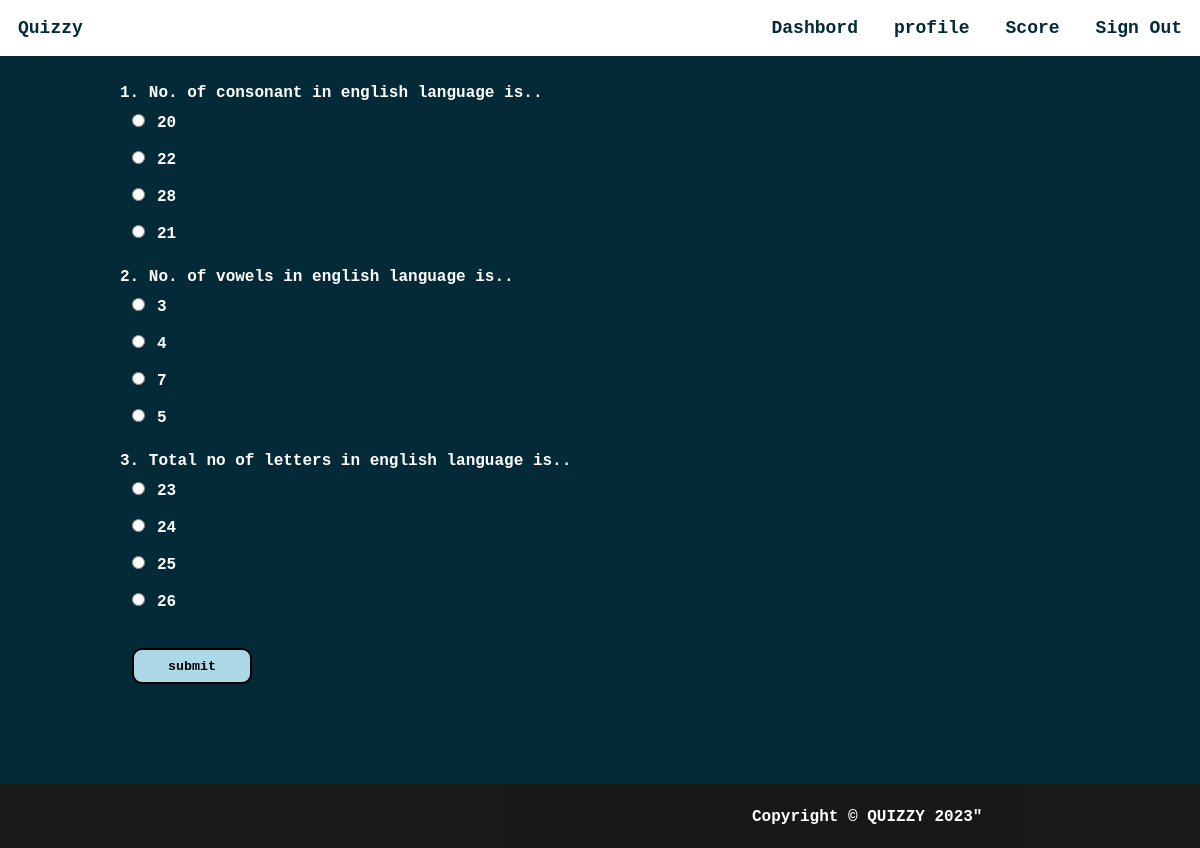
The app's page /takeq.php?qid=6 (signed in) with its own data.
### tables this page shows
CREATE TABLE IF NOT EXISTS `questions` (
  `qs` varchar(200) NOT NULL,
  `op1` varchar(30) NOT NULL,
  `op2` varchar(30) NOT NULL,
  `op3` varchar(30) NOT NULL,
  `answer` varchar(30) NOT NULL,
  `quizid` int NOT NULL,
  UNIQUE KEY `qs` (`qs`),
  KEY `quizid` (`quizid`),
  KEY `quizid_2` (`quizid`),
  KEY `quizid_3` (`quizid`)
);

### takeq.php (the view, shortened to what this page needs)
<html>
<head>
</head>
<?php
require_once 'sql.php';
                $conn = mysqli_connect($servername, $username, $password, $dbname);if (!$conn) {
    echo "<script>alert(\"Database error retry after some time !\")</script>";
}
?>
<body style="margin: 0 !important;font-weight: bolder !important;font-family: 'Courier New', Courier, monospace;color: #fff">
    <div style="background-color: #042A38;height: auto;">
        <div class="navbar" style="display: inline-flex;width: 100%;color:#042A38;position:fixed;">
            <section style="margin: 1.5vw;">Quizzy</section>
            <ul style="display: inline-flex;padding: 0 !important;margin: 0;float: right;right: 0;position: fixed;width: 50vw;">
                <li onclick="dash()">Dashbord</li>
                <li onclick="prof()">profile</li>
                <li onclick="score()">Score</li>
                <li onclick="lo()">Sign Out</li>
            </ul>
        </div><br><br>
        <section style="margin-top: 4vw;width:80vw;margin-left:10vw;margin-right:10vw">
        <?php
        if(isset($_GET["qid"])){
        $qid=$_GET["qid"];
            $sql ="select * from questions where quizid='{$qid}'";
            $res=mysqli_query($conn,$sql);
            if($res)
            {
                if(mysqli_num_rows($res)==0)
                {
                    echo "No questions found under this quiz please come later";
                }else{
                $i=1;
                $j=0;
                echo "<form method=\"POST\">";
                while ($row = mysqli_fetch_assoc($res)) {
                    echo $i.". ".$row["qs"]."<br>";
                    echo "<input type=\"radio\" value=\"".$j."\" name=\"ans".$i.$j."\">".$row["op1"]."<br>";
                    echo "<input type=\"radio\" value=\"".($j+1)."\" name=\"ans".$i.$j."\">".$row["op2"]."<br>";
                    echo "<input type=\"radio\" value=\"".($j+2)."\"name=\"ans".$i.$j."\">".$row["op3"]."<br>";
                    echo "<input type=\"radio\"value=\"".($j+3)."\" name=\"ans".$i.$j."\">".$row["answer"]."<br><br>";
                    $i++;
                }
                echo "<input id=\"btn\" type=\"submit\" name=\"submit\" value=\"submit\"><br><br><br>";
                echo "</form><br><br>";
            }
            }
            else
            {
                echo "error".mysqli_error($conn).".";
            }
     } ?>
        </section>
    </div>
    <?php require("footer.php");?>
</body>
</html>

### takeq.php (style rules this page uses)
li { margin: 1.5vw; }
ul { list-style: none; width: auto !important; }
.navbar { background-color:#fff !important; font-size: 1.5vw; }
input { margin:1vw; }
#btn { height: 3vw;width: 10vw;font-family: 'Courier New', Courier, monospace;font-weight: bolder;border-radius: 10px;border: 2px solid black;background-color: lightblue; }

### records on screen
questions: qs "No. of consonant in english language is..", op1 "20", op2 "22", op3 "28", answer "21"
questions: qs "No. of vowels in english language is..", op1 "3", op2 "4", op3 "7", answer "5"
questions: qs "Total no of letters in english language is..", op1 "23", op2 "24", op3 "25", answer "26"
